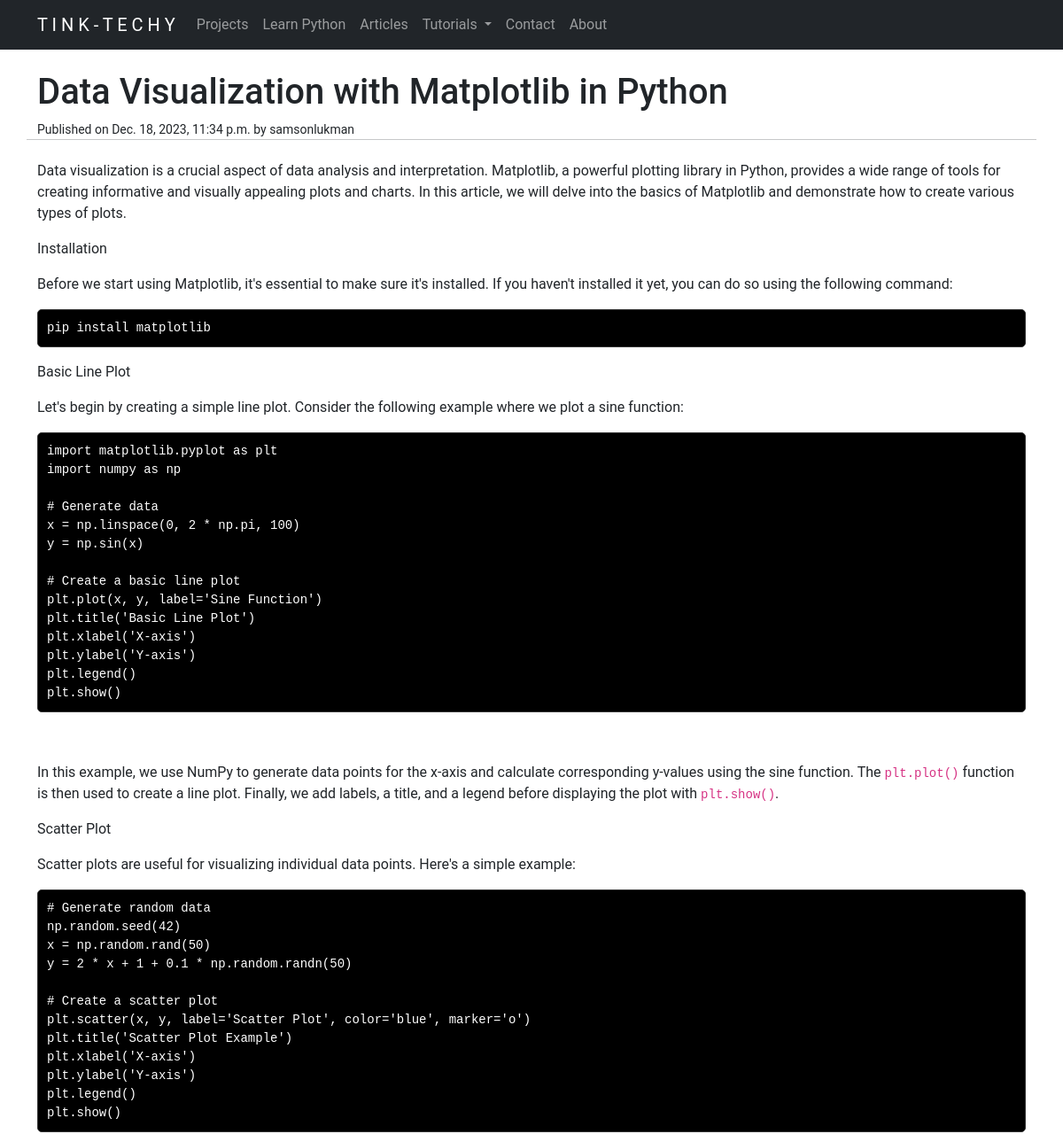
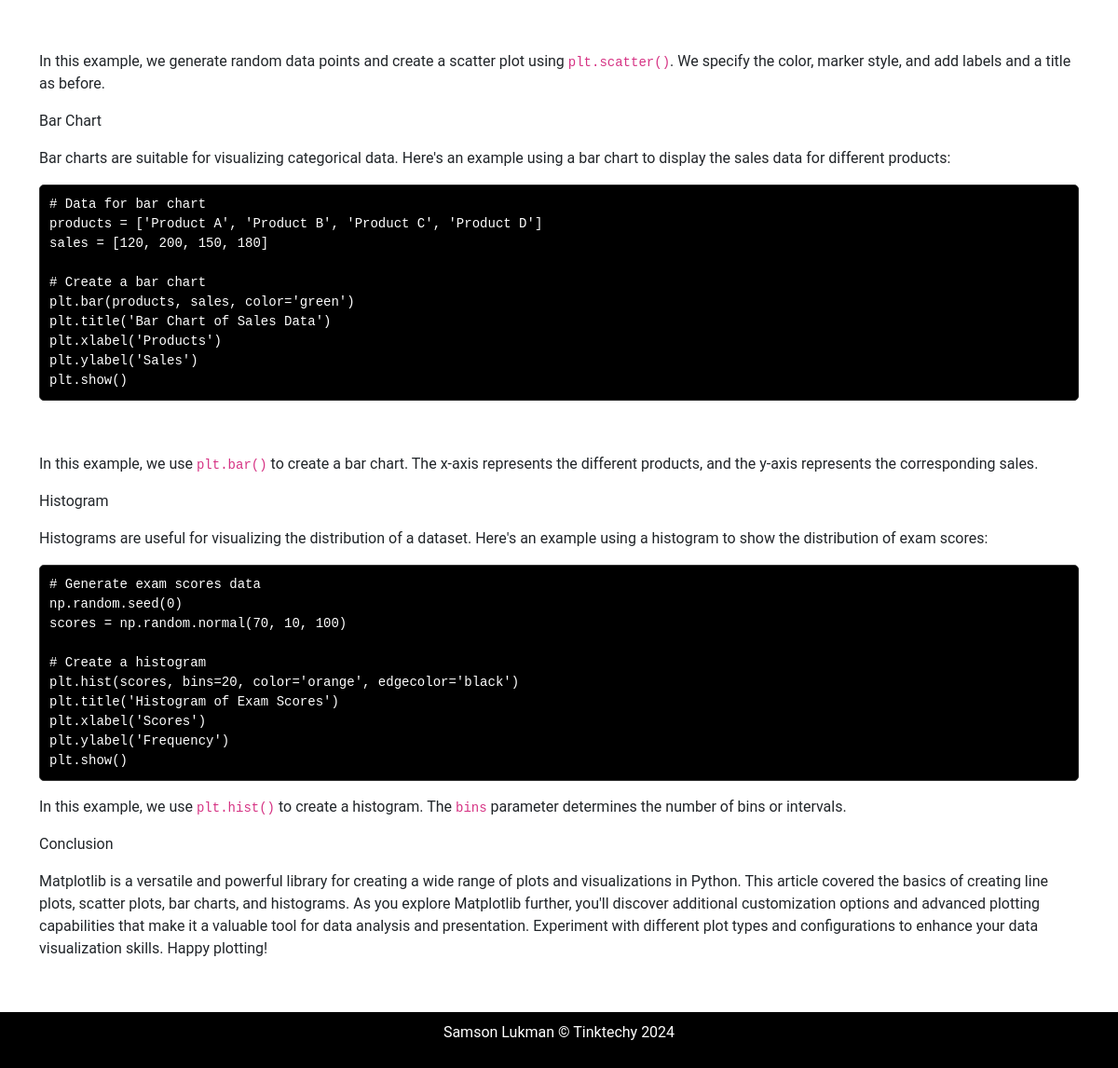
Screenshot of /article/Data Visualization with Matplotlib in Python with the database file from the repository (2 pictures, top to bottom).
### website/models.py (models this page shows, shortened)
class Article(models.Model):
    title = models.CharField(max_length=200)
    content = RichTextField()
    pub_date = models.DateTimeField(auto_now_add=True)
    author = models.ForeignKey(User, on_delete=models.CASCADE)

### website/views.py (the view)
# urls.py: path("article/<str:title>", views.article, name="article"),
def article(request, title):
    article = get_object_or_404(Article, title=title)
    content = article.content  # Assuming your article content is stored in the 'content' field
    code_pattern = r'<pre><code class="language-(\w+)">([\s\S]*?)</code></pre>'
    def highlight_code(match):
        language, code = match.groups()
        lexer = get_lexer_by_name(language, stripall=True)
        formatter = HtmlFormatter(style="default")  # Use the "default" Pygments style
        return highlight(code, lexer, formatter)
    highlighted_content = re.sub(code_pattern, highlight_code, content)
    return render(request, 'website/article.html', {'article': article, 'highlighted_content': highlighted_content})

### website/templates/website/article.html (shortened to what this page needs)
{% extends 'website/layout.html' %}
{% load static %}
{% block body %}
<br>
<div class="container">
    <div class="row">
  <h1>{{ article.title }}</h1>
  <small>Published on {{ article.pub_date }} by {{ article.author }}</small>
  <hr>
  <br>
  <div class="article-content">
    {{ highlighted_content|safe }}
</div>
</div>
</div>
{% endblock %}

### website/templates/website/article.html (style rules this page uses)
pre { background-color: black; color: white; padding: 10px; border: 1px solid #333; border-radius: 5px; }

### website/templates/website/layout.html (style rules this page uses)
body { font-family: 'Roboto', sans-serif; }

### rows the page displays
Article: title "Data Visualization with Matplotlib in Python", pub_date "Dec. 18, 2023, 11:34 p.m.", author "samsonlukman", content "Data visualization is a crucial aspect of data analysis and interpretation. Matplotlib, a powerful plotting library in Python, provides a wide range of tools for creating informative and visually appealing plots and charts. In this article, we will delve into the basics of Matplotlib and demonstrate how to create various types of plots. Installation Before we start using Matplotlib, it's essential to make sure it's installed. If you haven't installed it yet, you can do so using the following command: pip install matplotlib Basic Line Plot Let's begin by creating a simple line plot. Consider the following example where we plot a sine function: import matplotlib.pyplot as plt import numpy as…"
